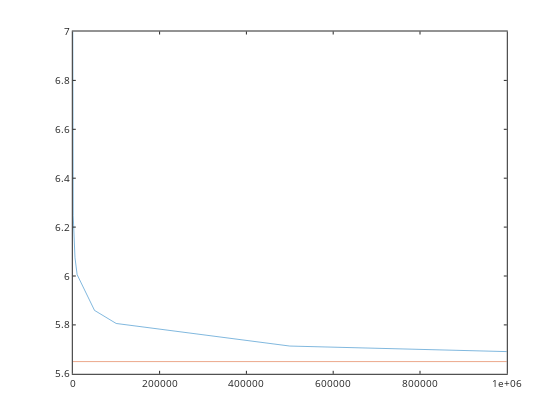

The code cell stored with this chart in its notebook:
### Code cell
pHequil=-log10(sqrt(10^-3.5*10^-1.5*10^-6.3))

plot(time,pHphreeqc,time,pHequil*ones(size(time)))

### Figure 1 — Plotly figure (JSON) as saved in the notebook; plotly's stock layout.template omitted (floating-point values rounded to 4 significant figures)
{"data": [{"line": {"color": "rgb(0,113,188)", "dash": "solid", "width": 0.5}, "marker": {"color": "rgb(0,113,188)", "line": {"color": "rgb(0,113,188)"}, "size": 6, "symbol": "none"}, "mode": "lines", "name": "", "showlegend": false, "type": "scatter", "visibility": true, "x": [0, 500, 1000, 5000, 10000, 50000, 100000, 500000, 1000000], "xaxis": "x", "y": [7, 6.323, 6.246, 6.075, 6.006, 5.859, 5.806, 5.714, 5.691], "yaxis": "y"}, {"line": {"color": "rgb(216,82,24)", "dash": "solid", "width": 0.5}, "marker": {"color": "rgb(216,82,24)", "line": {"color": "rgb(216,82,24)"}, "size": 6, "symbol": "none"}, "mode": "lines", "name": "", "showlegend": false, "type": "scatter", "visibility": true, "x": [0, 500, 1000, 5000, 10000, 50000, 100000, 500000, 1000000], "xaxis": "x", "y": [5.65, 5.65, 5.65, 5.65, 5.65, 5.65, 5.65, 5.65, 5.65], "yaxis": "y"}], "layout": {"height": 420, "hovermode": "closest", "margin": {"b": 0, "l": 0, "r": 0, "t": 0}, "plot_bgcolor": "rgba(0, 0, 0, 0)", "showlegend": false, "width": 560, "xaxis": {"anchor": "y", "autorange": false, "domain": [0.13, 0.905], "exponentformat": "none", "gridcolor": "rgba(38,38,38,0.15)", "gridwidth": 1, "linecolor": "rgb(38,38,38)", "linewidth": 1, "mirror": "ticks", "range": [0, 1000000], "showgrid": false, "showline": true, "side": "bottom", "spikedash": "solid", "spikemode": "across", "spikesides": false, "spikethickness": 1, "tickangle": 0, "tickcolor": "rgb(38,38,38)", "tickfont": {"color": "rgb(38,38,38)", "size": 10}, "ticklen": 3, "ticks": "inside", "ticktext": ["0", "200000", "400000", "600000", "800000", "1e+06"], "tickvals": [0, 200000, 400000, 600000, 800000, 1000000], "title": {"font": {"color": "rgb(0, 0, 0)", "size": 11}, "text": ""}, "type": "linear", "visible": true, "zeroline": false}, "yaxis": {"anchor": "x", "autorange": false, "domain": [0.11, 0.925], "exponentformat": "none", "gridcolor": "rgba(38,38,38,0.15)", "gridwidth": 1, "linecolor": "rgb(38,38,38)", "linewidth": 1, "mirror": "ticks", "range": [5.6, 7], "showgrid": false, "showline": true, "side": "left", "spikedash": "solid", "spikemode": "across", "spikesides": false, "spikethickness": 1, "tickangle": 0, "tickcolor": "rgb(38,38,38)", "tickfont": {"color": "rgb(38,38,38)", "size": 10}, "ticklen": 3, "ticks": "inside", "ticktext": ["5.6", "5.8", "6", "6.2", "6.4", "6.6", "6.8", "7"], "tickvals": [5.6, 5.8, 6, 6.2, 6.4, 6.6, 6.8, 7], "title": {"font": {"color": "rgb(0, 0, 0)", "size": 11}, "text": ""}, "type": "linear", "visible": true, "zeroline": false}}}
